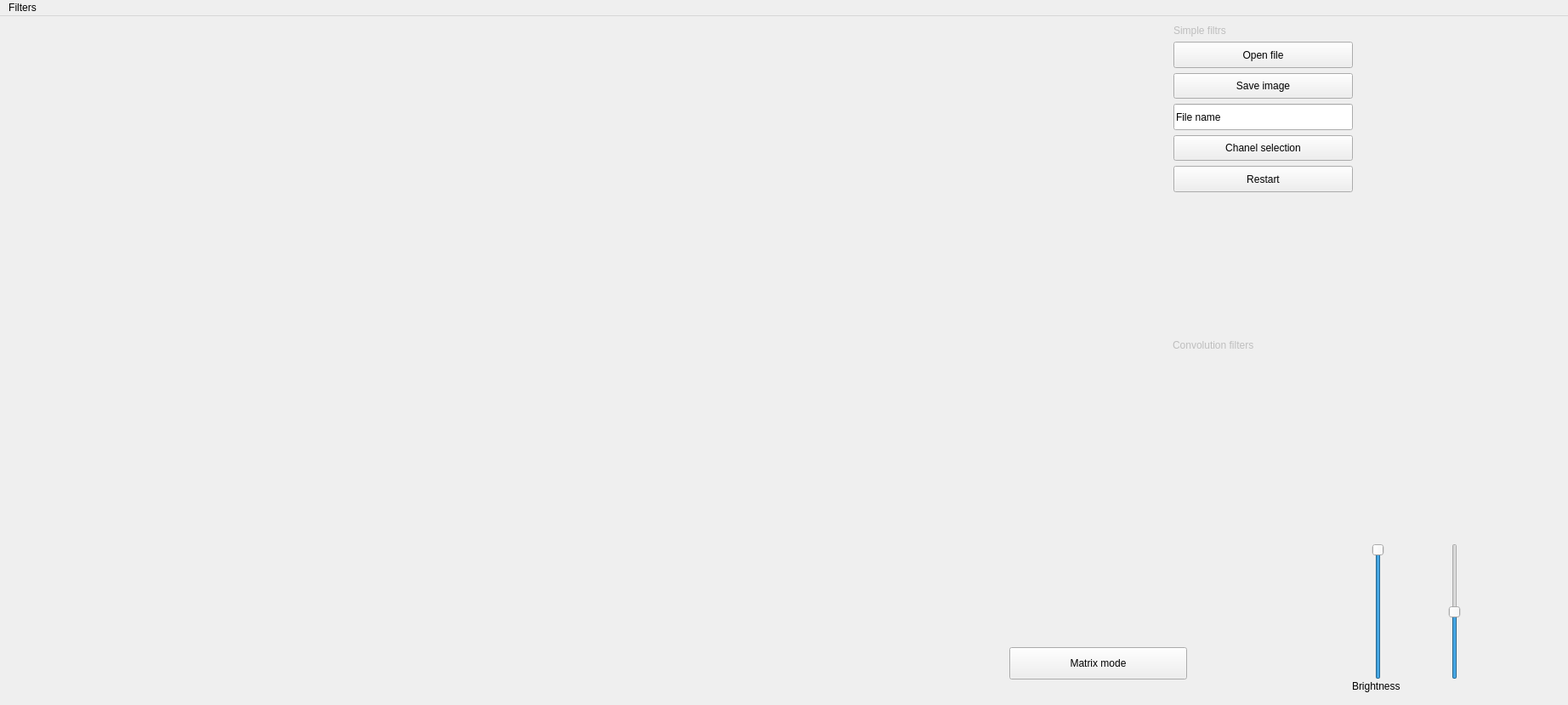
<?xml version="1.0" encoding="UTF-8"?>
<ui version="4.0">
 <class>MainWindow</class>
 <widget class="QMainWindow" name="MainWindow">
  <property name="geometry">
   <rect>
    <x>0</x>
    <y>0</y>
    <width>1844</width>
    <height>829</height>
   </rect>
  </property>
  <property name="windowTitle">
   <string>MainWindow</string>
  </property>
  <widget class="QWidget" name="centralwidget">
   <widget class="QWidget" name="gridLayoutWidget">
    <property name="geometry">
     <rect>
      <x>1380</x>
      <y>10</y>
      <width>211</width>
      <height>197</height>
     </rect>
    </property>
    <layout class="QGridLayout" name="gridLayout">
     <item row="0" column="0">
      <widget class="QLabel" name="label_2">
       <property name="enabled">
        <bool>false</bool>
       </property>
       <property name="text">
        <string>Simple filtrs</string>
       </property>
      </widget>
     </item>
     <item row="1" column="0">
      <widget class="QPushButton" name="pushButton">
       <property name="sizePolicy">
        <sizepolicy hsizetype="Expanding" vsizetype="Expanding">
         <horstretch>0</horstretch>
         <verstretch>0</verstretch>
        </sizepolicy>
       </property>
       <property name="text">
        <string>Open file</string>
       </property>
      </widget>
     </item>
     <item row="2" column="0">
      <widget class="QPushButton" name="pushButton_Save">
       <property name="sizePolicy">
        <sizepolicy hsizetype="Minimum" vsizetype="Expanding">
         <horstretch>0</horstretch>
         <verstretch>0</verstretch>
        </sizepolicy>
       </property>
       <property name="text">
        <string>Save image</string>
       </property>
      </widget>
     </item>
     <item row="6" column="0">
      <widget class="QPushButton" name="pushButton_CS">
       <property name="sizePolicy">
        <sizepolicy hsizetype="Expanding" vsizetype="Expanding">
         <horstretch>0</horstretch>
         <verstretch>0</verstretch>
        </sizepolicy>
       </property>
       <property name="text">
        <string>Chanel selection</string>
       </property>
      </widget>
     </item>
     <item row="7" column="0">
      <widget class="QPushButton" name="pushButton_Restart">
       <property name="sizePolicy">
        <sizepolicy hsizetype="Minimum" vsizetype="Expanding">
         <horstretch>0</horstretch>
         <verstretch>0</verstretch>
        </sizepolicy>
       </property>
       <property name="text">
        <string>Restart</string>
       </property>
      </widget>
     </item>
     <item row="3" column="0">
      <widget class="QLineEdit" name="lineEdit_Filename">
       <property name="sizePolicy">
        <sizepolicy hsizetype="Expanding" vsizetype="Expanding">
         <horstretch>0</horstretch>
         <verstretch>0</verstretch>
        </sizepolicy>
       </property>
       <property name="text">
        <string>File name</string>
       </property>
      </widget>
     </item>
    </layout>
   </widget>
   <widget class="QLabel" name="label_fname">
    <property name="geometry">
     <rect>
      <x>630</x>
      <y>20</y>
      <width>391</width>
      <height>51</height>
     </rect>
    </property>
    <property name="text">
     <string/>
    </property>
   </widget>
   <widget class="QWidget" name="gridLayoutWidget_2">
    <property name="geometry">
     <rect>
      <x>1379</x>
      <y>211</y>
      <width>211</width>
      <height>351</height>
     </rect>
    </property>
    <layout class="QGridLayout" name="Convolution_btns">
     <item row="0" column="0">
      <widget class="QLabel" name="Convolution_L">
       <property name="enabled">
        <bool>false</bool>
       </property>
       <property name="text">
        <string>Convolution filters</string>
       </property>
      </widget>
     </item>
    </layout>
   </widget>
   <widget class="QPushButton" name="pushButton_MM">
    <property name="geometry">
     <rect>
      <x>1187</x>
      <y>742</y>
      <width>209</width>
      <height>38</height>
     </rect>
    </property>
    <property name="sizePolicy">
     <sizepolicy hsizetype="Minimum" vsizetype="Expanding">
      <horstretch>0</horstretch>
      <verstretch>0</verstretch>
     </sizepolicy>
    </property>
    <property name="text">
     <string>Matrix mode</string>
    </property>
   </widget>
   <widget class="QWidget" name="verticalLayoutWidget">
    <property name="geometry">
     <rect>
      <x>1598</x>
      <y>212</y>
      <width>176</width>
      <height>347</height>
     </rect>
    </property>
    <layout class="QVBoxLayout" name="Controler_btns"/>
   </widget>
   <widget class="QLabel" name="label_out">
    <property name="geometry">
     <rect>
      <x>620</x>
      <y>40</y>
      <width>701</width>
      <height>611</height>
     </rect>
    </property>
    <property name="text">
     <string/>
    </property>
   </widget>
   <widget class="QLabel" name="label">
    <property name="geometry">
     <rect>
      <x>21</x>
      <y>11</y>
      <width>611</width>
      <height>651</height>
     </rect>
    </property>
    <property name="sizePolicy">
     <sizepolicy hsizetype="Preferred" vsizetype="Expanding">
      <horstretch>0</horstretch>
      <verstretch>0</verstretch>
     </sizepolicy>
    </property>
    <property name="text">
     <string/>
    </property>
   </widget>
   <widget class="QSlider" name="verticalSlider_Brightness">
    <property name="geometry">
     <rect>
      <x>1610</x>
      <y>620</y>
      <width>22</width>
      <height>160</height>
     </rect>
    </property>
    <property name="value">
     <number>99</number>
    </property>
    <property name="orientation">
     <enum>Qt::Vertical</enum>
    </property>
   </widget>
   <widget class="QLabel" name="label_3">
    <property name="geometry">
     <rect>
      <x>1590</x>
      <y>780</y>
      <width>71</width>
      <height>16</height>
     </rect>
    </property>
    <property name="text">
     <string>Brightness</string>
    </property>
   </widget>
   <widget class="QSlider" name="verticalSlider_Contrast">
    <property name="geometry">
     <rect>
      <x>1700</x>
      <y>620</y>
      <width>22</width>
      <height>160</height>
     </rect>
    </property>
    <property name="minimum">
     <number>-100</number>
    </property>
    <property name="maximum">
     <number>100</number>
    </property>
    <property name="value">
     <number>0</number>
    </property>
    <property name="orientation">
     <enum>Qt::Vertical</enum>
    </property>
   </widget>
  </widget>
  <widget class="QMenuBar" name="menubar">
   <property name="geometry">
    <rect>
     <x>0</x>
     <y>0</y>
     <width>1844</width>
     <height>22</height>
    </rect>
   </property>
   <widget class="QMenu" name="menuFilters">
    <property name="title">
     <string>Filters</string>
    </property>
    <widget class="QMenu" name="menuConversion">
     <property name="title">
      <string>Conversion</string>
     </property>
     <addaction name="actionAverage_conversion"/>
     <addaction name="actionBy_brightness"/>
     <addaction name="actionBy_desaturation"/>
    </widget>
    <widget class="QMenu" name="menuConvolution">
     <property name="title">
      <string>Convolution</string>
     </property>
     <addaction name="actionEmbos"/>
     <addaction name="actionBox_blur"/>
     <addaction name="actionGaussian_blur"/>
     <addaction name="actionLaplacian_filter"/>
     <addaction name="actionSober_filter_left"/>
     <addaction name="actionSober_filter_right"/>
    </widget>
    <addaction name="menuConvolution"/>
    <addaction name="menuConversion"/>
    <addaction name="actionNegative"/>
    <addaction name="actionSober_combined"/>
    <addaction name="actionChannel_selection"/>
   </widget>
   <addaction name="menuFilters"/>
  </widget>
  <action name="actionNegative">
   <property name="text">
    <string>Negative</string>
   </property>
  </action>
  <action name="actionAverage_conversion">
   <property name="text">
    <string>By average</string>
   </property>
  </action>
  <action name="actionBy_brightness">
   <property name="text">
    <string>By brightness</string>
   </property>
  </action>
  <action name="actionBy_desaturation">
   <property name="text">
    <string>By desaturation</string>
   </property>
  </action>
  <action name="actionChannel_selection">
   <property name="text">
    <string>Channel selection</string>
   </property>
  </action>
  <action name="actionEmbos">
   <property name="text">
    <string>Embos</string>
   </property>
  </action>
  <action name="actionBox_blur">
   <property name="text">
    <string>Box blur</string>
   </property>
  </action>
  <action name="actionGaussian_blur">
   <property name="text">
    <string>Gaussian blur</string>
   </property>
  </action>
  <action name="actionLaplacian_filter">
   <property name="text">
    <string>Laplacian filter</string>
   </property>
  </action>
  <action name="actionSober_filter_left">
   <property name="text">
    <string>Sober left</string>
   </property>
  </action>
  <action name="actionSober_filter_right">
   <property name="text">
    <string>Sober right</string>
   </property>
  </action>
  <action name="actionSober_combined">
   <property name="text">
    <string>Sober combined</string>
   </property>
  </action>
 </widget>
 <resources/>
 <connections/>
</ui>
